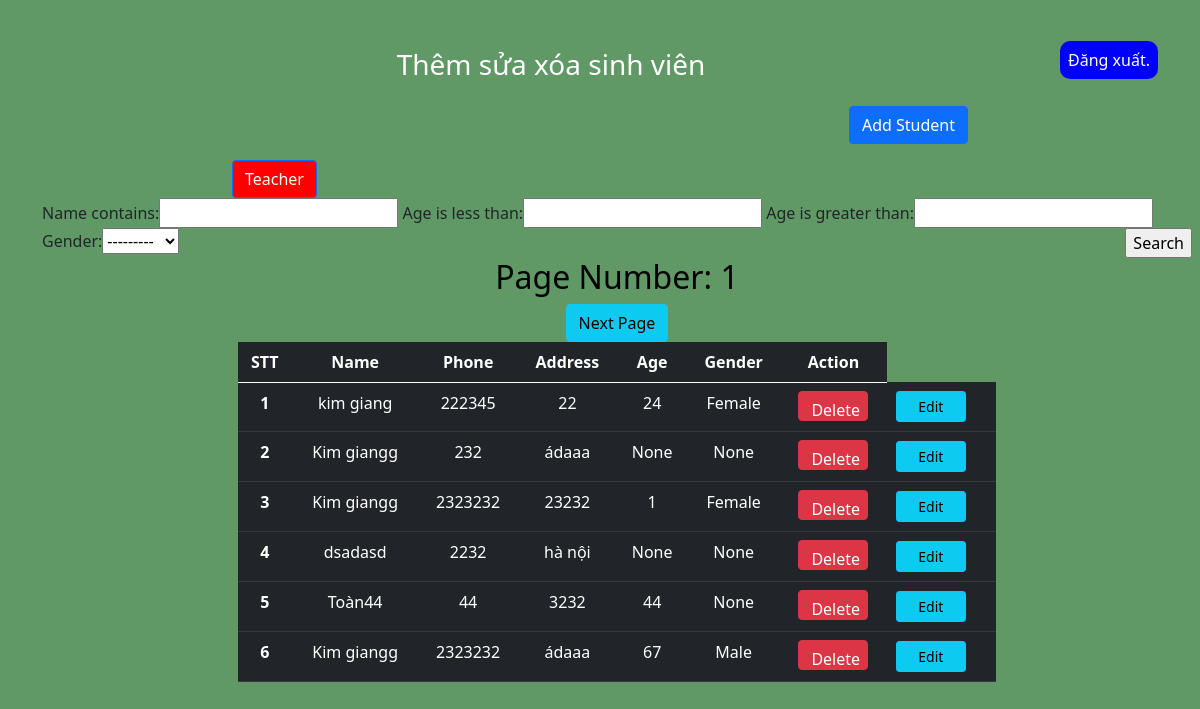
Screenshot of /student/ (signed in) with the database file from the repository.
### core/models.py (models this page shows)
class Student(models.Model):
    GENDER = [("Male", "Male"), ("Female", "Female")]
    name = models.CharField(max_length=50)
    phone = models.IntegerField()
    address = models.CharField(max_length=100)
    age = models.IntegerField(validators=[
            MaxValueValidator(100), # gt
            MinValueValidator(1) # lt
        ],null=True)
    gender = models.CharField(choices=GENDER,null=True,max_length=10)

### core/views.py (the view)
# urls.py: path('student/',Home.as_view(),name = 'student'),
@method_decorator(login_required(login_url="login"), name='dispatch')
class Home(View):
    def get(self,request):
        all_student = Student.objects.all()
        paginator = Paginator(all_student,6 )
        page_num = request.GET.get('page')
        page = paginator.get_page(page_num)
        filters = FilterStudent(request.GET, queryset=all_student)
        context = {'filters': filters, 'allstudent': filters.qs,'page': page}
        return render(request,'admin.html',context)

### core/templates/admin.html (shortened to what this page needs)
{% extends 'baseadmin.html' %}
{% block main_content %}
{% load static %}
<link rel="stylesheet" href="https://maxcdn.bootstrapcdn.com/font-awesome/4.7.0/css/font-awesome.min.css"/>
<section class="container" xmlns="http://www.w3.org/1999/html">
    <div class="logout" style="float:right">
            <p class="text-center"><a style="color:white;background-color:blue;padding:8px;text-decoration:none;border-radius:10px;" href="{% url 'logout' %}"> Đăng xuất.</a></p>
    </div>
    <div class="row justify-content-around text-center text-white mt-5">
        <div class="col-sm-8 ">
            <h3>Thêm sửa xóa sinh viên</h3>
        </div>
    </div>
    <div class="row justify-content-around mt-3">
        <div class="col-sm-8">
             <a href="{% url 'add' %}" class='btn btn-primary float-end'>Add Student</a>
        </div>
    </div>
     <div class="row justify-content-around mt-3">
        <div class="col-sm-8">
             <a href="{% url 'teacher' %}" class='btn btn-primary' style="background-color:red">Teacher</a>
        </div>
    </div>
    <form style="width:1150px;" method ='GET' >
        {{filters.form}}
        <input style="float:right;" type = 'submit' value= 'Search',name="">
    <div class="row justify-content-around text-center text-white mt-1">
        <div class="col-sm-8 ">
            <table class="table table-dark table-hover">
                <thead>
                    <tr>
                      <th scope="col">STT</th>
                      <th scope="col">Name</th>
                      <th scope="col">Phone</th>
                      <th scope="col">Address</th>
                      <th scope="col">Age</th>
                      <th scope="col">Gender</th>
                        <th scope="col">Action</th>
                    </tr>
                </thead>
                <tbody>
                {% for i in page.object_list %}
                    <tr>
                      <th scope="row">{{forloop.counter}}</th>
                      <td>{{i.name}}</td>
                      <td>{{i.phone}}</td>
                      <td>{{i.address}}</td>
                      <td>{{i.age}}</td>
                       <td>{{i.gender}}</td>
                      <td>
                          <a style="width:70px;height:30px" href="{% url 'delete' i.id %}"   class="btn btn-danger" btn-sm data-toggle="modal"  >Delete </a>
                      </td>
                         <td class="aline-inline">
                          <table>
                              <tr>
                                  <td>
                                      <a  style="width:70px"href="{% url 'edit' i.id %}"class="btn btn-info btn-sm">Edit</a>
                                  </td>
                              </tr>
                          </table>
                      </td>
                    </tr>
                {% endfor %}
                <h2 style="width:center;color:Black">Page Number: {{page.number}}</h2>
                <div class="page_link">
                    {% if page.has_next %}
                      <a class="next btn btn-info" href="{% url 'student' %}?page={{ page.next_page_number }}">Next Page</a>
                    {% endif %}
                </div>
                </tbody>
            </table>
        </div>
    </div>
    </form>
</section>
{% endblock main_content %}

### core/static/css/base.css (style rules this page uses)
body { background-color: #609966 }

### rows the page displays
Student: name "kim giang", phone "222345", address "22", age "24", gender "Female"
Student: name "Kim giangg", phone "232", address "ádaaa", age "None", gender "None"
Student: name "Kim giangg", phone "2323232", address "23232", age "1", gender "Female"
Student: name "dsadasd", phone "2232", address "hà nội", age "None", gender "None"
Student: name "Toàn44", phone "44", address "3232", age "44", gender "None"
Student: name "Kim giangg", phone "2323232", address "ádaaa", age "67", gender "Male"

### other values shown
{{ page.number }} "1"
